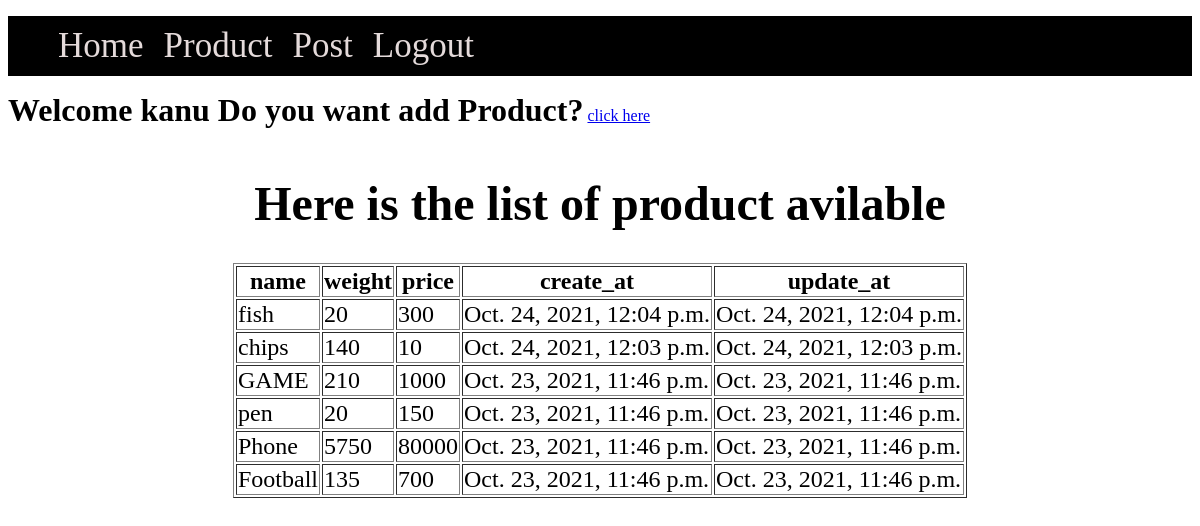
/product/list/ (signed in), run on the app's committed database.
### Products/models.py (models this page shows, shortened)
class Product(models.Model):
    name = models.CharField(max_length=30)
    weight = models.IntegerField()
    price = models.IntegerField()
    create_at = models.DateTimeField(default=datetime.now, blank=True)
    update_at = models.DateTimeField(default=datetime.now, blank=True)

### Products/views.py (the view)
# urls.py: path('list/',views.index,name="index"),
def index(request):
    products = Product.objects.all()
    return render(request,"Products/list.html",{'products':products})

### Products/templates/Products/list.html (shortened to what this page needs)
{% extends 'base.html'%}
{% block body %}
    {% if user.is_authenticated %}
    <h1 style="display: inline;">Welcome {{user.username}} Do you want add Product?</h1>
    <a href="{% url 'newproduct' pk=user.username %}">click here</a>
    {% endif %}
    <div class="container">
        <h1>Here is the list of product avilable</h1>
        <table border="1">
            <thead>
                <tr>
                    <th>name</th>
                    <th>weight</th>
                    <th>price</th>
                <th>create_at</th>
                <th>update_at</th>
            </tr>
        </thead>
        <tbody>
            {% for i in products reversed %}
            <tr>
                    <td>{{i.name}}</td>
                    <td>{{i.weight}}</td>
                    <td>{{i.price}}</td>
                    <td>{{i.create_at}}</td>
                    <td>{{i.update_at}}</td>
                </tr>
                {% endfor %}
            </tbody>
        </table>
    </div>
{% endblock %}

### data on the page
Product: name "fish", weight "20", price "300", create_at "Oct. 24, 2021, 12:04 p.m.", update_at "Oct. 24, 2021, 12:04 p.m."
Product: name "chips", weight "140", price "10", create_at "Oct. 24, 2021, 12:03 p.m.", update_at "Oct. 24, 2021, 12:03 p.m."
Product: name "GAME", weight "210", price "1000", create_at "Oct. 23, 2021, 11:46 p.m.", update_at "Oct. 23, 2021, 11:46 p.m."
Product: name "pen", weight "20", price "150", create_at "Oct. 23, 2021, 11:46 p.m.", update_at "Oct. 23, 2021, 11:46 p.m."
Product: name "Phone", weight "5750", price "80000", create_at "Oct. 23, 2021, 11:46 p.m.", update_at "Oct. 23, 2021, 11:46 p.m."
Product: name "Football", weight "135", price "700", create_at "Oct. 23, 2021, 11:46 p.m.", update_at "Oct. 23, 2021, 11:46 p.m."

### other printed values
{{ user.username }} "kanu"
